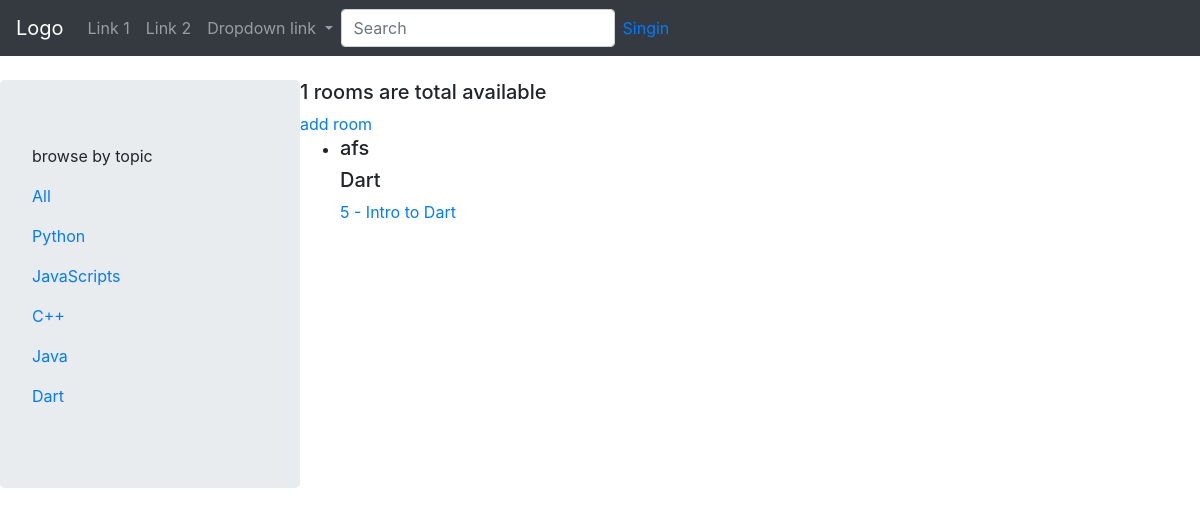
The app's page /?q=Dart with its own data.
### root/models.py (models this page shows, shortened)
class Topic(models.Model):
    name=models.CharField(max_length=200)
    def __str__(self):
        return self.name

class Room(models.Model):
    host= models.ForeignKey(User, on_delete=models.CASCADE,null=True)
    topic=models.ForeignKey(Topic, on_delete=models.SET_NULL,null=True)
    title=models.CharField(max_length=255)
    description= models.TextField(null=True, blank=True)
    updated= models.DateTimeField(auto_now=True)
    created= models.DateTimeField(auto_now_add=True)
    class Meta:
        ordering = ['-updated', '-created']

### root/views.py (the view)
# urls.py: path('',views.base, name ='base'),
def base(request):
    q=request.GET.get('q') if request.GET.get('q')!=None else ''
    rooms=Room.objects.filter(Q(topic__name__icontains=q) | Q(title__icontains=q) )
    totalroom=rooms.count()
    topics=Topic.objects.all()
    context={'rooms':rooms,'topics':topics, 'totalroom':totalroom}
    return render(request, 'root/main.html',context)

### root/templates/root/main.html (shortened to what this page needs)
{% extends 'base.html' %}
{% block content %}
 <div class='root-container'>
   <div class="jumbotron">
     <p>browse by topic </p>
     <div>
      <p> <a href="{% url 'base' %}"> All </a></p>
       {% for topic in topics %}
        <p> <a href="{% url 'base' %}?q={{topic.name}}"> {{topic.name}} </a></p>
        {% endfor %}
     </div>
   </div>
     <div>
        <h5>{{totalroom}} rooms are total available </h5>
         <a href="{% url 'addRoom' %}">add room</a>
        <ul>
            {% for room in rooms %}
              <li>
                <h5>{{room.host.username}}</h5>
                <h5>{{room.topic}}</h5>
                <a href="{% url 'room' room.id %}">{{room.id}} - {{room.title}}</a>
              </li>
             {% endfor%}
        </ul>
      </div>
 </div>
{% endblock content%}

### root/templates/root/main.html (style rules this page uses)
.root-container { display:grid; grid-template-columns:1fr 3fr; }

### records on screen
Topic: name "Python"
Topic: name "JavaScripts"
Topic: name "C++"
Topic: name "Java"
Topic: name "Dart"
Room: host.username "afs", topic "Dart", id "5", title "Intro to Dart"

### other values on screen
{{ totalroom }} "1"
